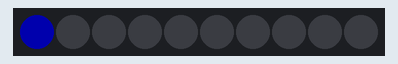
A sketch run on a simulated Arduino Uno, built with avr-gcc and run on an emulated ATmega328P. On the bench: 10 RGB LEDs in strip order, left to right. Dim RGB values are drawn brighter than linear.

Above: at 0.1 s.
At 0.9 s:
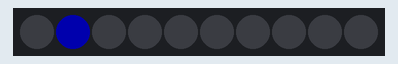
At 1.7 s:
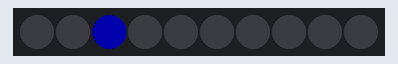
At 3.3 s:
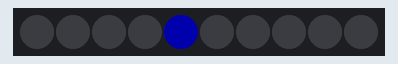
At 4.9 s:
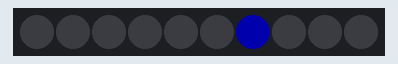
At 7.3 s:
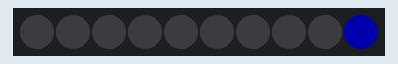

Measured:
- by itself, everything shown: repeats every 8.0 s, in 10 steps
- what the display in image 1 shows lasts 0.8 s, from 0.8 s to 1.6 s

The sketch:

arrayled.ino
```cpp
#include <FastLED.h>

#define NUM_LEDS 10
#define DATA_PIN 8
#define MAX_VOLTS 5
#define MAX_AMPS 500
#define BRIGHTNESS 50

CRGB leds[NUM_LEDS];

void setup() {
  FastLED.addLeds<WS2812B, DATA_PIN, GRB>(leds, NUM_LEDS);
  FastLED.setMaxPowerInVoltsAndMilliamps(MAX_VOLTS, MAX_AMPS);
  FastLED.setBrightness(BRIGHTNESS);
}

void loop() {
  // The For Loop: Start at 0, go up to 9, stepping by 1 each time
  for(int i = 0; i < NUM_LEDS; i++) {

    leds[i] = CRGB::Blue;  // Turn the current LED Blue
    FastLED.show();        // Update the strip
    delay(800);            // Wait a fraction of a second
    leds[i] = CRGB::Black; // Turn the LED off (Black means off in light!)
    // The loop now repeats and moves to the next LED!
  }
}
```
